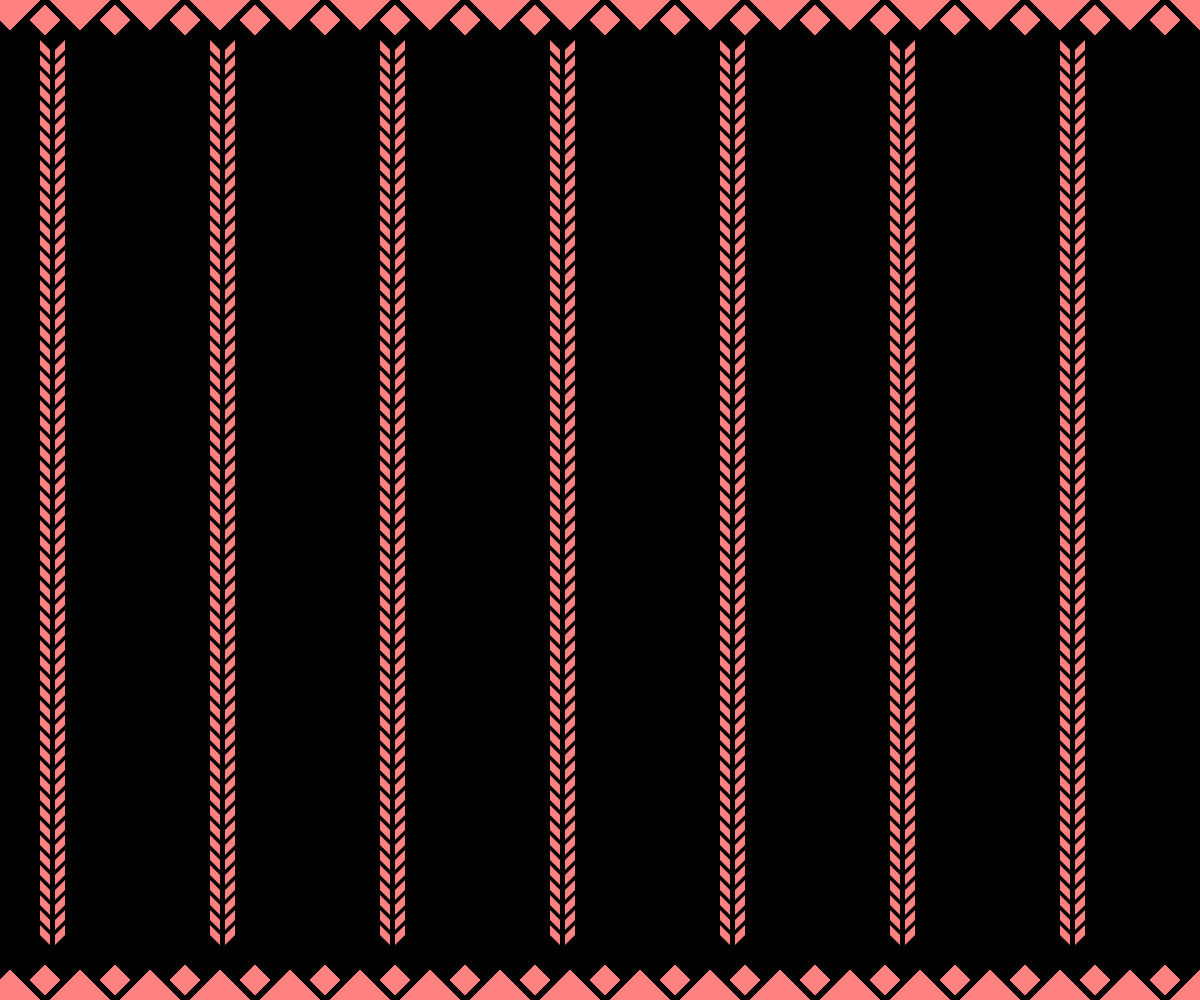
Frame 1 (no input)
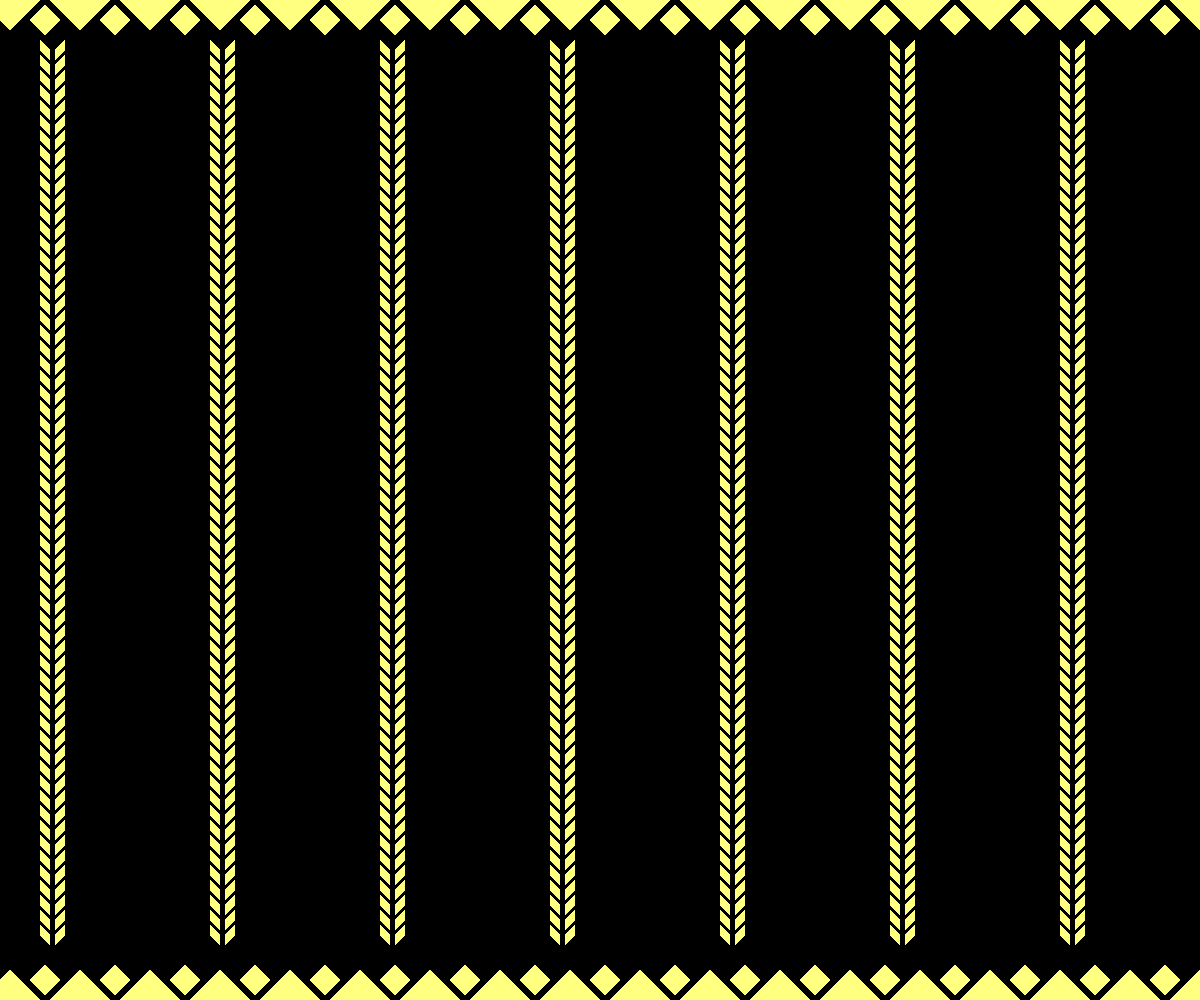
Frame 60 (no input)
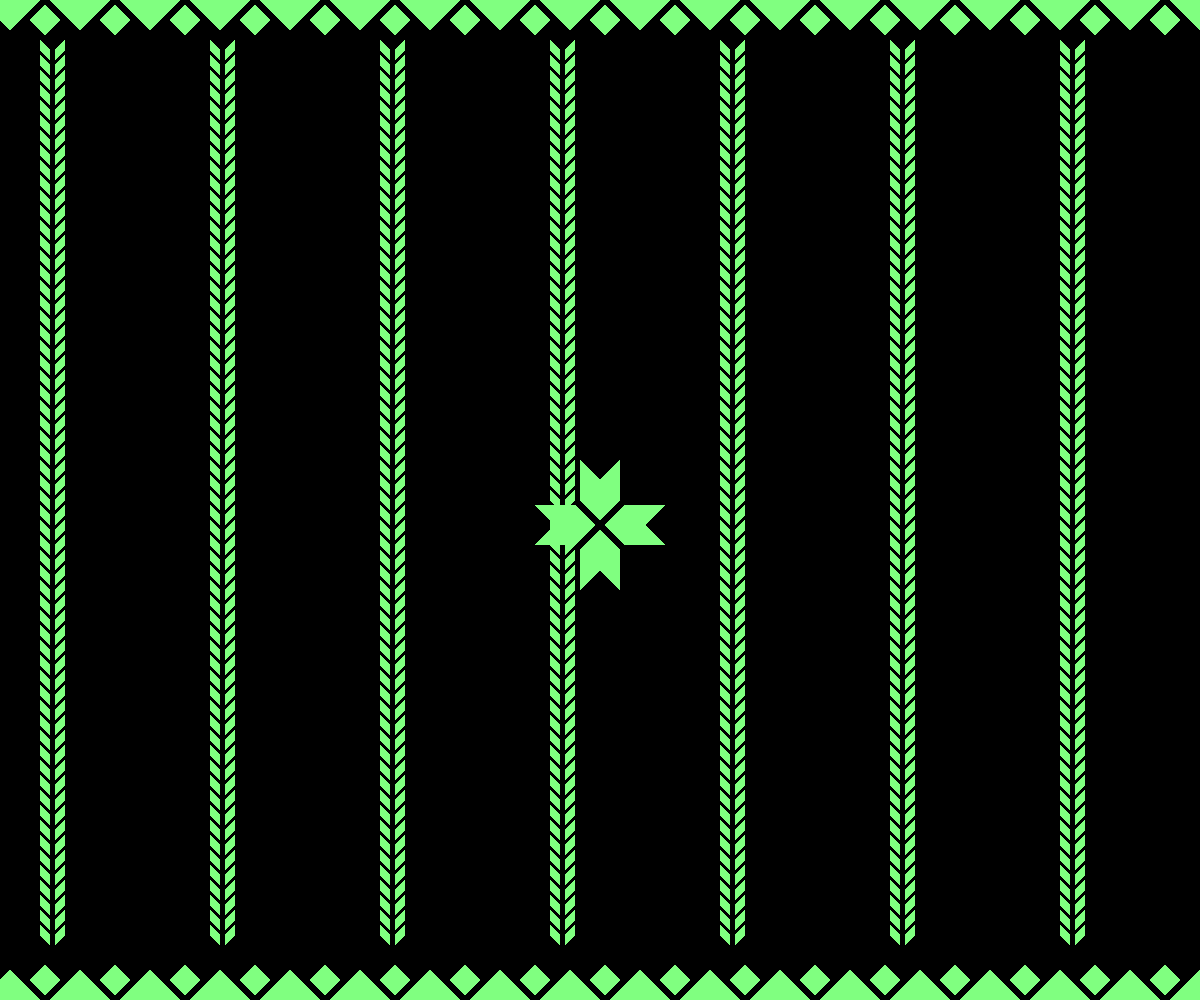
Frame 120 (the mouse pressed at the canvas centre since frame 60)

The p5.js sketch that drew these frames (run headless with seeded random() and noise() and a simulated clock; from frame 60 on, the mouse is pressed at the canvas centre):

// p5.js sketch
// ── sketch.js
let a, j, z, e;
let x, y;
let r, w;
let linh, linw;
 


function setup() {
  createCanvas(windowWidth, windowHeight);
	colorMode(HSB);
  background(0);
  z = width;
  e = 0
  rectMode(CENTER);
  

  
  
}


function draw() {

//setting up color change
  e = e+1;
  if (e==360){e=0}
noStroke();
         fill(e, 50, 100);

  
push(); 
  //zigzag for the water flow
  

 
  
  
 for(var i= -120; i < windowWidth; i+=170){
for (var a= 50; a < windowHeight-50; a+=15){

//making happy little rye field
 sewRye(i, a);
        
  //arrows for figurres
   if (keyIsDown(LEFT_ARROW)){
     sewRhumb(mouseX, mouseY);    
   }
  
if (keyIsDown(RIGHT_ARROW)){
  rect(mouseX, mouseY, 20, 20)
}
  
  if (keyIsDown(UP_ARROW)){
  ellipse(mouseX, mouseY, 10, 10)}
  
  
  if (keyIsDown(DOWN_ARROW)){
    push();
    fill(0);
      ellipse(mouseX, mouseY, 5, 5)
  pop();
  }
  
  
  
  //drawing some centurea with mouse
  if (mouseIsPressed) {
   sewFlower(mouseX, mouseY); 
}
  

  //making pattern repeat
  
  z = z - 70;
    if (z < 0) {
    z = width;
  }
   //some traditional framing
      triangle(z-30, 0, z, 30, z+30, 0);
  triangle(z-30, windowHeight, z, windowHeight-30, z+30, windowHeight);
sewRhumb(z+35, windowHeight-20);
  sewRhumb(z+35, 20);

  }  
}
  
  
//making functions
function sewRhumb(x, y){
  beginShape();
  vertex(x, y+15);
  vertex (x+15, y);
  vertex(x, y-15);
  vertex(x-15, y);
  endShape(CLOSE);
}
function sewRye(x, y){

   beginShape()
  vertex(x-10, y-10);
  vertex (x, y);
   vertex (x, y+10);
   vertex (x-10, y);
  endShape(CLOSE);
  beginShape()
    vertex(x+15, y-10);
  vertex (x+5, y);
   vertex (x+5, y+10);
   vertex (x+15, y);
  endShape(CLOSE);
  
}
  function sewFlower(x, y){   
    
 

  beginShape();
  vertex(x-20, y-40);
   vertex(x, y-20);
  vertex(x+20, y-40);
  vertex(x+20, y);
   vertex(x, y+20);
   vertex(x-20, y);
  endShape(CLOSE);
    
   beginShape();
  vertex(x+25, y+5);
   vertex(x+5, y+25);
  vertex(x+25, y+45);
  vertex(x+65, y+45);
   vertex(x+45, y+25);
   vertex(x+65, y+5);
endShape(CLOSE);


   beginShape();
  vertex(x, y+30);
   vertex(x-20, y+50);
  vertex(x-20, y+90);
  vertex(x, y+70);
   vertex(x+20, y+90);
   vertex(x+20, y+50);
  endShape(CLOSE);

     beginShape();
  vertex(x-25, y+5);
   vertex(x-5, y+25);
  vertex(x-25, y+45);
  vertex(x-65, y+45);
   vertex(x-45, y+25);
   vertex(x-65, y+5);
endShape(CLOSE);
 
  }
 
}

function keyPressed() {
  if (key == 'w') {
    sewCross(mouseX, mouseY);
  } else if (key == 'a') {
    sewBirbR(mouseX, mouseY);
  } else if (key == 's') {
 sewDia(mouseY, mouseY);
  } else if (key == 'd') {
   sewBirbL(mouseX, mouseY);
  }
}

 function sewCross(x, y){
    rect(x, y-15, 10, 20);
  rect(x, y+15, 10, 20);
  rect(x-15, y, 20, 10);
    rect(x+15, y, 20, 10);
  }
function sewDia(x, y){
    translate(mouseX, mouseY)
  rotate(PI/4);
  rect(0,-15, 10, 20);
  rect(0, 15, 10, 20);
  rect(-15, 0, 20, 10);
    rect(15, 0, 20, 10);
  }

function sewBirbL(x, y){
  beginShape();
   vertex(x, y);
  vertex (x+10, y);
    vertex (x+20, y+15);
     vertex (x+45, y+15);    
   vertex (x+40, y+25);
  vertex (x+20, y+45);
    vertex (x+5, y+45);
    vertex (x-5, y+30);
  vertex (x-10, y+15);
    vertex (x-15, y+10);
   vertex (x-5, y+5);  
  endShape(CLOSE);
}
function sewBirbR(x, y){
 beginShape()
  vertex(x, y);
  vertex (x-10, y);
    vertex (x-20, y+15);
     vertex (x-45, y+15);    
   vertex (x-40, y+25);
  vertex (x-20, y+45);
    vertex (x-5, y+45);
    vertex (x+5, y+30);
  vertex (x+10, y+15);
    vertex (x+15, y+10);
   vertex (x+5, y+5);  
  endShape(CLOSE);
}
